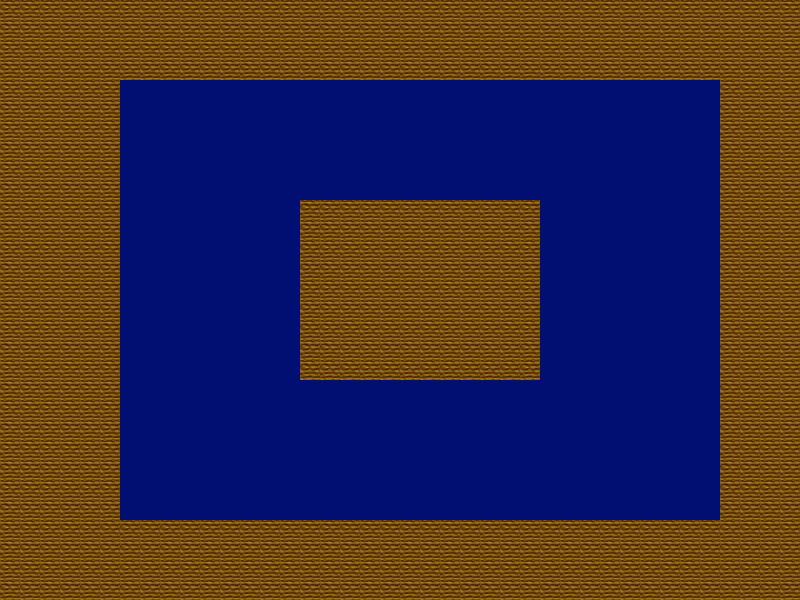

Rendered tile map (Tiled .tmx) drawn with the repository's tilesets; below, a short description and the map source with its tile grids summarised:
An orthogonal 40x30 tile map with 20x20 px tiles, 1 tile layer (layer1).

<map version="1.0" orientation="orthogonal" width="40" height="30" tilewidth="20" tileheight="20">
 <tileset firstgid="1" name="tileset" tilewidth="20" tileheight="20">
  <image source="tileset.png" width="400" height="400" />
  <tile id="1">
   <properties>
    <property name="blocked" value="true" />
   </properties>
  </tile>
 </tileset>
 <layer name="layer1" width="40" height="30">
  <data>[1200 cells, 1200 non-empty, 2 distinct tile ids]</data>
 </layer>
</map>
